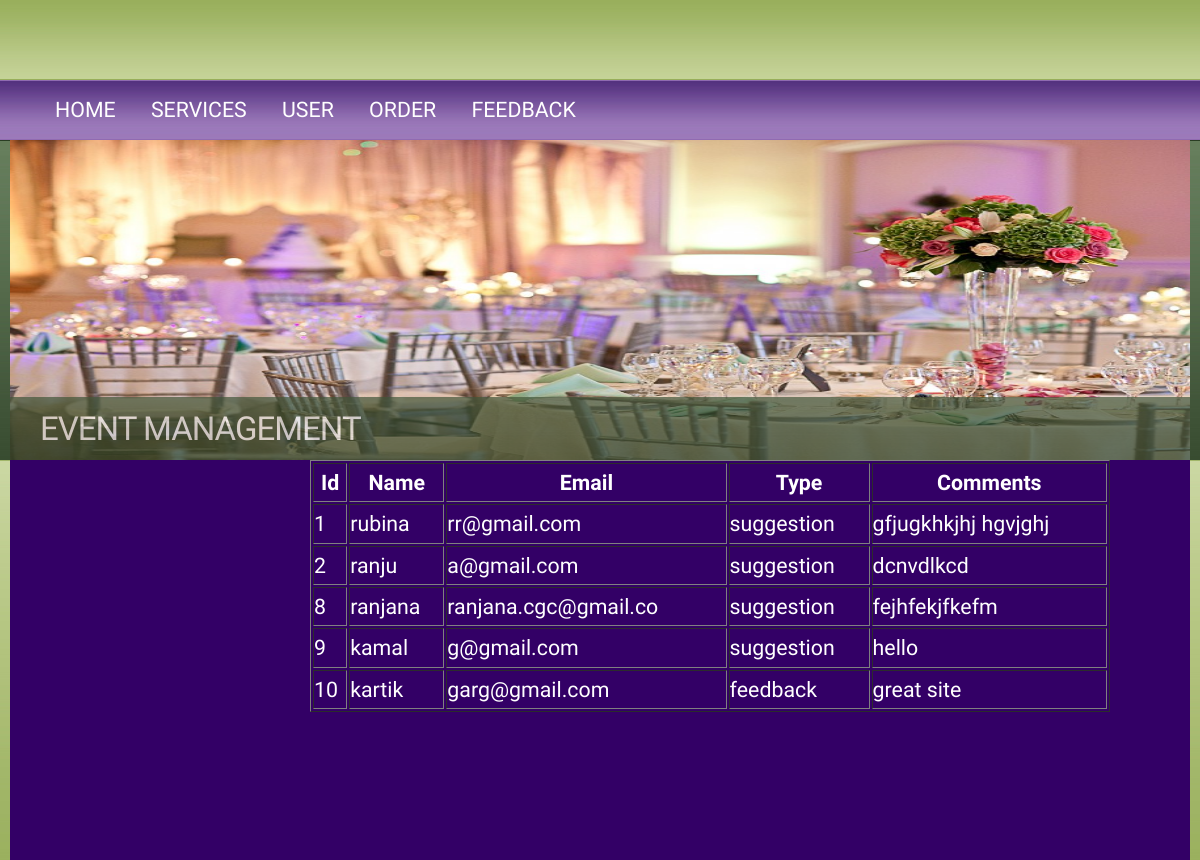
Page /fedback.php on the committed database.
### tables this page shows
CREATE TABLE IF NOT EXISTS `feedback` (
  `name` varchar(20) NOT NULL,
  `email` varchar(20) NOT NULL,
  `type` varchar(20) NOT NULL,
  `comments` varchar(20) NOT NULL,
  `id` int(30) NOT NULL AUTO_INCREMENT,
  PRIMARY KEY (`id`)
);

### fedback.php (the view, shortened to what this page needs)
<!DOCTYPE html PUBLIC "-//W3C//DTD XHTML 1.0 Strict//EN" "http://www.w3.org/TR/xhtml1/DTD/xhtml1-strict.dtd">
<html xmlns="http://www.w3.org/1999/xhtml">
	<head>
		<link rel="stylesheet" type="text/css" href="style.css" />
<html>
<head>
</head>
<body>
<div id="outer">
			<div id="header">
				<div id="nav">
<ul>
			<li><a href="welcomeadmin.php">Home</a></li>
			<li><a href="adminservices.php">Services</a></li>
			<li><a href="viewuser.php">User</a></li>
			<li><a href="vieworders.php">Order</a></li>
			<li><a href="fedback.php">Feedback</a></li>
			</ul>									<br class="clear" />
				</div>
			</div>
			<div id="banner">
				<img src="images/016_DJ_indian-wedding-room-900x600.jpg" width="1180" height="320" alt="" />
					<div id="logo">
						<h2><a href="#">Event management </a></h2>
					</div>
			</div>
<div id="main" style="height:400px; background:#306;">
<?php
$con = mysqli_connect("localhost", "root", "", "project1");
$query = "SELECT * FROM feedback";
$result = mysqli_query($con, $query);
echo "<table border='1' style='color:white' class='tab2' width='800'>";
echo "<tr><th>Id</th><th>Name</th><th>Email</th><th>Type</th><th>Comments</th></tr>";
while ($row = mysqli_fetch_assoc($result)) {
    echo "<tr><td>".$row['id']."</td><td>".$row['name']."</td><td>".$row['email']."</td><td>".$row['type']."</td><td>".$row['comments']."</td></tr>";
}
echo "</table>";
?>
</div>
</body>
</html>
</html>

### style.css (style rules this page uses)
* { margin: 0; padding: 0; }
a { text-decoration: underline; color: #E477D4; }
body { font-size: 16pt; line-height: 1.75em; background: #98ae5b url(images/bg.jpg) repeat-x top left; color: #C7CFC8; }
body,input { font-family: Jura, sans-serif; }
h1,h2,h3,h4 { text-transform: uppercase; font-weight: normal; letter-spacing: -1px; }
h2 { font-size: 1.55em; }
h2,h3,h4 { margin-bottom: 1em; color: #FFF; }
ul { margin: 0 0 1.5em 0; list-style: none; padding: 0; }
ul li { margin: 0; padding: 6px 0; }
#banner { position: relative; padding: 0; height: 320px; width: 1180px; margin: 0 0 0 0; background: #FFF; }
#header { position: relative; padding: 0px; height: 60px; width: 1120px; }
#logo { position: absolute; bottom: 0; left: 0px; height: 63px; width: 100%; line-height: 63px; background: url(images/logo.jpg) repeat-x bottom right; opacity: 0.7; }
#logo a { text-decoration: none; color: #fff; padding: 0 30px; }
#main { position: relative; padding: 0; width:100%; margin:0px auto; background: #FFF; }
#nav { top: 0; left: 0; height: 80px; line-height: 60px; padding: 0 30px 0 30px; width: 1120px; margin: 0; }
#nav a { text-decoration: none; text-transform: uppercase; letter-spacing: 2; color: #FFF; }
#nav ul { list-style: none; }
#nav ul li { display: inline; padding: 0 15px 0 15px; }
#outer { position: relative; width: 1180px; margin: 80px auto 0 auto; }

### fedback.php (style rules this page uses)
.tab2 { margin-left:300px; }

### rows in the picture
feedback: id "1", name "rubina", email "rr@gmail.com", type "suggestion", comments "gfjugkhkjhj hgvjghj"
feedback: id "2", name "ranju", email "a@gmail.com", type "suggestion", comments "dcnvdlkcd"
feedback: id "8", name "ranjana", email "ranjana.cgc@gmail.co", type "suggestion", comments "fejhfekjfkefm"
feedback: id "9", name "kamal", email "g@gmail.com", type "suggestion", comments "hello"
feedback: id "10", name "kartik", email "garg@gmail.com", type "feedback", comments "great site"
